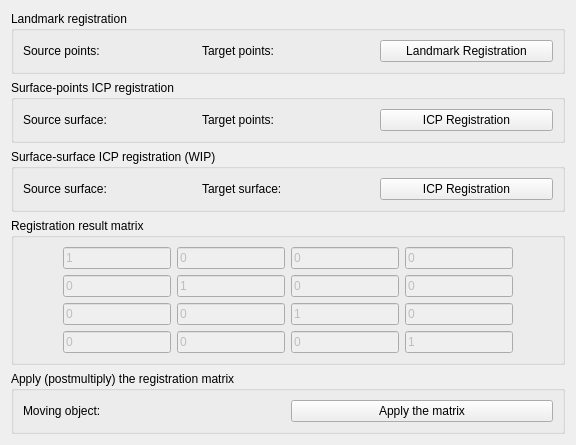
     <widget class="QWidget" name="tab_3">
      <attribute name="title">
       <string>Surface registration</string>
      </attribute>
      <layout class="QGridLayout" name="gridLayout_5">
       <item row="0" column="0">
        <widget class="QGroupBox" name="groupBox_6">
         <property name="title">
          <string>Landmark registration</string>
         </property>
         <layout class="QGridLayout" name="gridLayout_12">
          <item row="0" column="1">
           <layout class="QHBoxLayout" name="horizontalLayout_5">
            <item>
             <widget class="QLabel" name="label_8">
              <property name="text">
               <string>Target points:</string>
              </property>
             </widget>
            </item>
            <item>
             <widget class="QmitkSingleNodeSelectionWidget" name="mitkNodeSelectWidget_LandmarkTargetPointset" native="true"/>
            </item>
           </layout>
          </item>
          <item row="0" column="0">
           <layout class="QHBoxLayout" name="horizontalLayout_4">
            <item>
             <widget class="QLabel" name="label_7">
              <property name="text">
               <string>Source points:</string>
              </property>
             </widget>
            </item>
            <item>
             <widget class="QmitkSingleNodeSelectionWidget" name="mitkNodeSelectWidget_LandmarkSrcPointset" native="true"/>
            </item>
           </layout>
          </item>
          <item row="0" column="2">
           <widget class="QPushButton" name="pushButton_Landmark">
            <property name="text">
             <string>Landmark Registration</string>
            </property>
           </widget>
          </item>
         </layout>
        </widget>
       </item>
       <item row="1" column="0">
        <widget class="QGroupBox" name="groupBox_7">
         <property name="title">
          <string>Surface-points ICP registration</string>
         </property>
         <layout class="QGridLayout" name="gridLayout_13">
          <item row="0" column="0">
           <layout class="QHBoxLayout" name="horizontalLayout_6">
            <item>
             <widget class="QLabel" name="label_9">
              <property name="text">
               <string>Source surface:</string>
              </property>
             </widget>
            </item>
            <item>
             <widget class="QmitkSingleNodeSelectionWidget" name="mitkNodeSelectWidget_IcpSrcSurface" native="true"/>
            </item>
           </layout>
          </item>
          <item row="0" column="1">
           <layout class="QHBoxLayout" name="horizontalLayout_7">
            <item>
             <widget class="QLabel" name="label_10">
              <property name="text">
               <string>Target points:</string>
              </property>
             </widget>
            </item>
            <item>
             <widget class="QmitkSingleNodeSelectionWidget" name="mitkNodeSelectWidget_IcpTargetPointset" native="true"/>
            </item>
           </layout>
          </item>
          <item row="0" column="2">
           <widget class="QPushButton" name="pushButton_Icp">
            <property name="text">
             <string>ICP Registration</string>
            </property>
           </widget>
          </item>
         </layout>
        </widget>
       </item>
       <item row="2" column="0">
        <widget class="QGroupBox" name="groupBox_10">
         <property name="title">
          <string>Surface-surface ICP registration (WIP)</string>
         </property>
         <layout class="QGridLayout" name="gridLayout_16">
          <item row="0" column="0">
           <layout class="QHBoxLayout" name="horizontalLayout_11">
            <item>
             <widget class="QLabel" name="label_13">
              <property name="text">
               <string>Source surface:</string>
              </property>
             </widget>
            </item>
            <item>
             <widget class="QmitkSingleNodeSelectionWidget" name="mitkNodeSelectWidget_srcSurface" native="true"/>
            </item>
           </layout>
          </item>
          <item row="0" column="1">
           <layout class="QHBoxLayout" name="horizontalLayout_12">
            <item>
             <widget class="QLabel" name="label_14">
              <property name="text">
               <string>Target surface:</string>
              </property>
             </widget>
            </item>
            <item>
             <widget class="QmitkSingleNodeSelectionWidget" name="mitkNodeSelectWidget_targetSurface" native="true"/>
            </item>
           </layout>
          </item>
          <item row="0" column="2">
           <widget class="QPushButton" name="pushButton_Icp_surfaceToSurface">
            <property name="text">
             <string>ICP Registration</string>
            </property>
           </widget>
          </item>
         </layout>
        </widget>
       </item>
       <item row="3" column="0">
        <widget class="QGroupBox" name="groupBox_8">
         <property name="title">
          <string>Registration result matrix</string>
         </property>
         <layout class="QHBoxLayout" name="horizontalLayout_10">
          <item>
           <spacer name="horizontalSpacer_7">
            <property name="orientation">
             <enum>Qt::Horizontal</enum>
            </property>
            <property name="sizeHint" stdset="0">
             <size>
              <width>40</width>
              <height>20</height>
             </size>
            </property>
           </spacer>
          </item>
          <item>
           <layout class="QGridLayout" name="gridLayout_14">
            <item row="1" column="3">
             <widget class="QLineEdit" name="lineEdit_RegistrationMatrix_13">
              <property name="enabled">
               <bool>false</bool>
              </property>
              <property name="text">
               <string>0</string>
              </property>
             </widget>
            </item>
            <item row="2" column="2">
             <widget class="QLineEdit" name="lineEdit_RegistrationMatrix_10">
              <property name="enabled">
               <bool>false</bool>
              </property>
              <property name="text">
               <string>1</string>
              </property>
             </widget>
            </item>
            <item row="2" column="3">
             <widget class="QLineEdit" name="lineEdit_RegistrationMatrix_14">
              <property name="enabled">
               <bool>false</bool>
              </property>
              <property name="text">
               <string>0</string>
              </property>
             </widget>
            </item>
            <item row="2" column="0">
             <widget class="QLineEdit" name="lineEdit_RegistrationMatrix_2">
              <property name="enabled">
               <bool>false</bool>
              </property>
              <property name="text">
               <string>0</string>
              </property>
             </widget>
            </item>
            <item row="1" column="1">
             <widget class="QLineEdit" name="lineEdit_RegistrationMatrix_5">
              <property name="enabled">
               <bool>false</bool>
              </property>
              <property name="text">
               <string>1</string>
              </property>
             </widget>
            </item>
            <item row="3" column="1">
             <widget class="QLineEdit" name="lineEdit_RegistrationMatrix_7">
              <property name="enabled">
               <bool>false</bool>
              </property>
              <property name="text">
               <string>0</string>
              </property>
             </widget>
            </item>
            <item row="3" column="2">
             <widget class="QLineEdit" name="lineEdit_RegistrationMatrix_11">
              <property name="enabled">
               <bool>false</bool>
              </property>
              <property name="text">
               <string>0</string>
              </property>
             </widget>
            </item>
            <item row="1" column="0">
             <widget class="QLineEdit" name="lineEdit_RegistrationMatrix_1">
              <property name="enabled">
               <bool>false</bool>
              </property>
              <property name="text">
               <string>0</string>
              </property>
             </widget>
            </item>
            <item row="3" column="0">
             <widget class="QLineEdit" name="lineEdit_RegistrationMatrix_3">
              <property name="enabled">
               <bool>false</bool>
              </property>
              <property name="text">
               <string>0</string>
              </property>
             </widget>
            </item>
            <item row="3" column="3">
             <widget class="QLineEdit" name="lineEdit_RegistrationMatrix_15">
              <property name="enabled">
               <bool>false</bool>
              </property>
              <property name="text">
               <string>1</string>
              </property>
             </widget>
            </item>
            <item row="1" column="4">
             <spacer name="horizontalSpacer_8">
              <property name="orientation">
               <enum>Qt::Horizontal</enum>
              </property>
              <property name="sizeHint" stdset="0">
               <size>
                <width>40</width>
                <height>20</height>
               </size>
              </property>
             </spacer>
            </item>
            <item row="1" column="2">
             <widget class="QLineEdit" name="lineEdit_RegistrationMatrix_9">
              <property name="enabled">
               <bool>false</bool>
              </property>
              <property name="text">
               <string>0</string>
              </property>
             </widget>
            </item>
            <item row="0" column="0">
             <widget class="QLineEdit" name="lineEdit_RegistrationMatrix_0">
              <property name="enabled">
               <bool>false</bool>
              </property>
              <property name="text">
               <string>1</string>
              </property>
             </widget>
            </item>
            <item row="2" column="1">
             <widget class="QLineEdit" name="lineEdit_RegistrationMatrix_6">
              <property name="enabled">
               <bool>false</bool>
              </property>
              <property name="text">
               <string>0</string>
              </property>
             </widget>
            </item>
            <item row="0" column="2">
             <widget class="QLineEdit" name="lineEdit_RegistrationMatrix_8">
              <property name="enabled">
               <bool>false</bool>
              </property>
              <property name="text">
               <string>0</string>
              </property>
             </widget>
            </item>
            <item row="0" column="3">
             <widget class="QLineEdit" name="lineEdit_RegistrationMatrix_12">
              <property name="enabled">
               <bool>false</bool>
              </property>
              <property name="text">
               <string>0</string>
              </property>
             </widget>
            </item>
            <item row="0" column="1">
             <widget class="QLineEdit" name="lineEdit_RegistrationMatrix_4">
              <property name="enabled">
               <bool>false</bool>
              </property>
              <property name="text">
               <string>0</string>
              </property>
             </widget>
            </item>
           </layout>
          </item>
         </layout>
        </widget>
       </item>
       <item row="4" column="0">
        <widget class="QGroupBox" name="groupBox_9">
         <property name="title">
          <string>Apply (postmultiply) the registration matrix </string>
         </property>
         <layout class="QHBoxLayout" name="horizontalLayout_9">
          <item>
           <layout class="QHBoxLayout" name="horizontalLayout_8">
            <item>
             <widget class="QLabel" name="label_11">
              <property name="text">
               <string>Moving object:</string>
              </property>
             </widget>
            </item>
            <item>
             <widget class="QmitkSingleNodeSelectionWidget" name="mitkNodeSelectWidget_MovingObject" native="true">
              <property name="enabled">
               <bool>true</bool>
              </property>
             </widget>
            </item>
           </layout>
          </item>
          <item>
           <widget class="QPushButton" name="pushButton_ApplyRegistrationMatrix">
            <property name="text">
             <string>Apply the matrix</string>
            </property>
           </widget>
          </item>
         </layout>
        </widget>
       </item>
      </layout>
     </widget>
